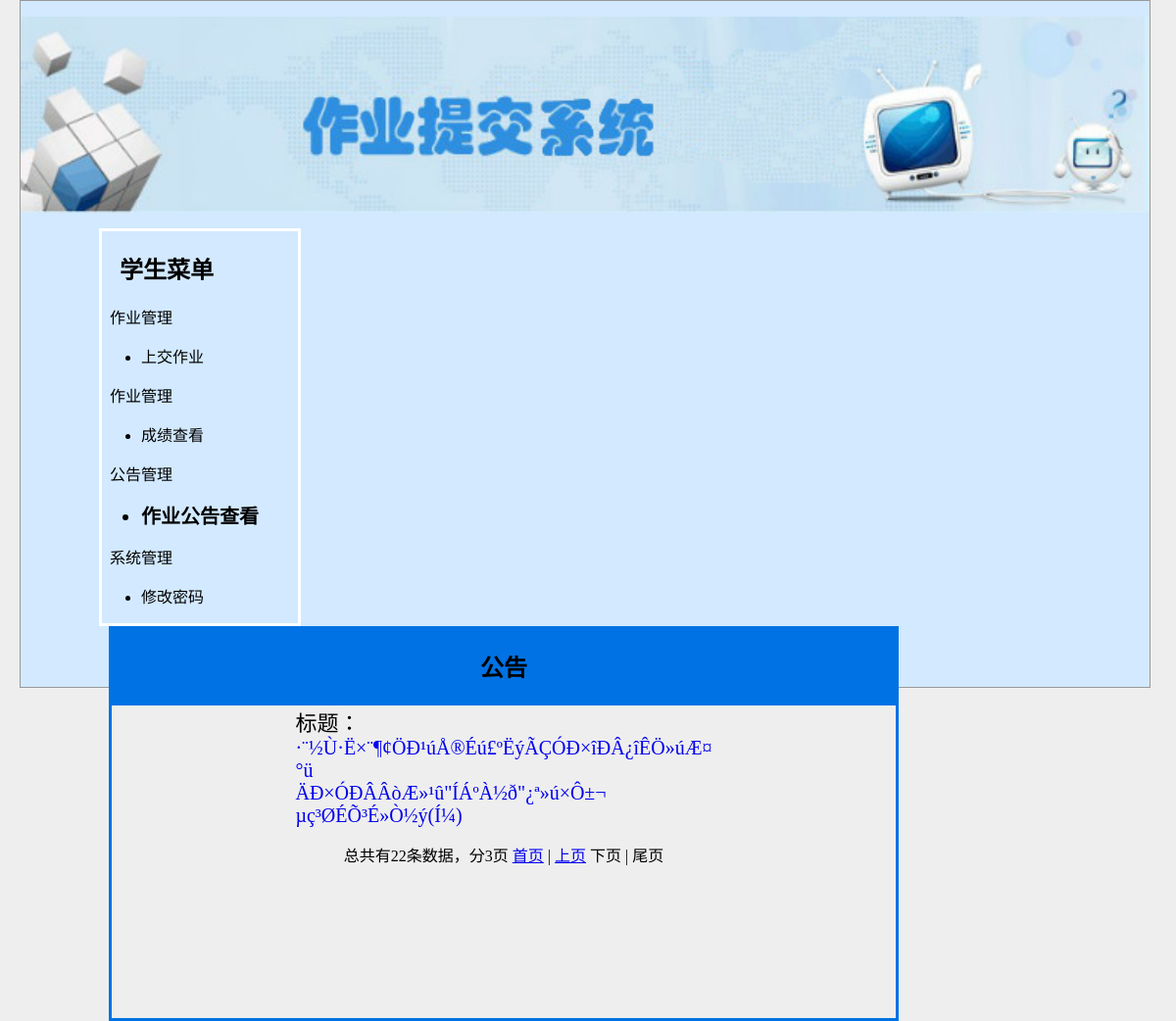
The page /phps/index.php?page=3 on the database its author committed.
### tables this page shows
CREATE TABLE `book` (
  `id` int(4) NOT NULL auto_increment,
  `name` varchar(100) NOT NULL,
  `content` longtext NOT NULL,
  PRIMARY KEY  (`id`)
);

### phps/index.php (the view, shortened to what this page needs)
<!DOCTYPE html PUBLIC "-//W3C//DTD XHTML 1.0 Transitional//EN" "http://www.w3.org/TR/xhtml1/DTD/xhtml1-transitional.dtd">
<html xmlns="http://www.w3.org/1999/xhtml">
<head>
<link rel="stylesheet" href="css/css.css" type="text/css" />
</head>
<body>
<div class="box3">
    <div>
	  <p align="center">  <img src="..\img\head.png" align="center" width="100%" height=200px></img></p>
    </div>
    <div class="box1">
     <h2>&nbsp;&nbsp;&nbsp;学生菜单</h2>
     &nbsp;&nbsp;作业管理
     <ul type="disc">
       <li><a href="../filesupload/index.php" STYLE='text-decoration:none;COLOR:black'>上交作业</a></li>
       </ul>
       &nbsp;&nbsp;作业管理
     <ul type="disc">
       <li><a href="../stu/mysqli_showlist.php" STYLE='text-decoration:none;COLOR:black'>成绩查看</a></li>
       </ul>
       &nbsp;&nbsp;公告管理
     <ul type="disc">
       <li class="zi1"><a href="./index.php" STYLE='text-decoration:none;COLOR:black'>作业公告查看</a></li>
       </ul>
     &nbsp;&nbsp;系统管理
     <ul type="disc">
       <li><a href="../upload/changepassword.php" STYLE='text-decoration:none;COLOR:black'>修改密码</a></li>
       </ul>
     <a href="../index.php" STYLE='text-decoration:none;COLOR:black'>&nbsp;&nbsp;退出系统</a>
    </div>
    <div class="box2" >
<table width=800px height=50px bgcolor="#0072E3">
      <tr><th><h2>公告</h2></th></tr>
    </table>
<table width="400" border="0" align="center" cellpadding="0" cellspacing="0" bordercolor="#CCCCCC" align="center">
  <tr>
    <td class="zi">标题：</td>
  </tr>
<?php
$sql="select * from book order by id";
$result=mysql_query($sql);
$num=mysql_num_rows($result);
$pagesize=10;
$page=@$_GET['page'];
$totalpage=ceil($num/$pagesize);
$begin=($page-1)*$pagesize;
$sql=$sql." limit $begin,$pagesize";
$result=mysql_query($sql);
while($row=mysql_fetch_array($result)){
?>
  <tr>
    <td><div class="liu"><a href="liuyan_detail.php?id=<?php echo $row['id'];?>"><?php echo $row['name'];?></a></div></td>
  </tr>
<?php }?>
</table>
<p>
<div class="xia">总共有<?php echo $num;?>条数据，分<?php echo $totalpage;?>页
<?php
if ($page==1) {
?>
首页 | 上页
<?php
}else {
?>
<a href="index.php?pag=1">首页</a> | <a href="index.php?page=<?php echo $page-1;?>">上页</a>
<?php }?>
<?php
if ($page==$totalpage) {
?>
下页 | 尾页
<?php
}else {
?>
<a href="index.php?page=<?php echo $page+1?>">下页</a> | <a href="index.php?page=<?php echo $totalpage;?>">尾页</a>
<?php }?>
</div>
</div>
</body>
</html>

### phps/css/css.css (style rules this page uses)
body { font:"΢���ź�"; margin:0px; font-size:16px; }
.liu a { text-decoration:none; font-size:20px; }
.xia { text-align:center; }

### phps/index.php (style rules this page uses)
body { background-color:#eee;margin:0;padding:0; }
.box3 { margin-left: 20px; background-color: #D2E9FF; width:96%; height:700px; border-bottom-width:1px; border-bottom-style: solid; border-bottom-color:#999; border-left-width: 1px; border-left-style: solid; border-left-color:#999; border-top-width:1px; border-top-style:solid; border-top-color:#999; border-right-width:1px; border-right-style: solid; border-right-color:#999; }
.box1 { margin-left: 80px; width:200px; height:400px; float: left; border-bottom-width:3px; border-bottom-style:solid; border-bottom-color:#FFF; border-left-width: 3px; border-left-style: solid; border-left-color:#FFF; border-top-width:3px; border-top-style: solid; border-top-color:#FFF; border-right-width:3px; border-right-style: solid; border-right-color:#FFF; }
.box2 { float:left; margin-left: 90px; width: 800px; height:400px; border-bottom-width:3px; border-bottom-style:solid; border-bottom-color:#0072E3; border-left-width:3px; border-left-style: solid; border-left-color:#0072E3; border-right-width:3px; border-right-style:solid; border-right-color:#0072E3; }
.zi { font-size:22px; }
.zi1 { font-weight: bold; font-size:20px; }

### rows shown on the page
book: name "·¨½Ù·Ë×¨¶¢ÖÐ¹úÅ®Éú£ºËýÃÇÓÐ×îÐÂ¿îÊÖ»úÆ¤°ü"
book: name "ÄÐ×ÓÐÂÂòÆ»¹û\"ÍÁºÀ½ð\"¿ª»ú×Ô±¬ µç³ØÉÕ³É»Ò½ý(Í¼)"

### other values the page prints
$num "22"
$totalpage "3"
